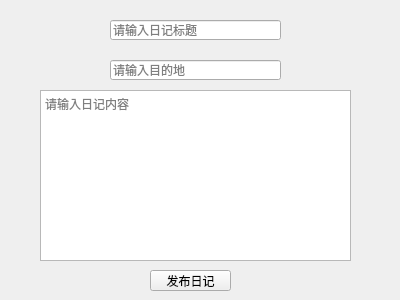
<?xml version="1.0" encoding="UTF-8"?>
<ui version="4.0">
 <class>uploadDiary</class>
 <widget class="QWidget" name="uploadDiary">
  <property name="geometry">
   <rect>
    <x>0</x>
    <y>0</y>
    <width>400</width>
    <height>300</height>
   </rect>
  </property>
  <property name="windowTitle">
   <string>Form</string>
  </property>
  <widget class="QLineEdit" name="titleLineEdit">
   <property name="geometry">
    <rect>
     <x>110</x>
     <y>20</y>
     <width>171</width>
     <height>20</height>
    </rect>
   </property>
   <property name="placeholderText">
    <string>请输入日记标题</string>
   </property>
  </widget>
  <widget class="QLineEdit" name="destinationLineEdit">
   <property name="geometry">
    <rect>
     <x>110</x>
     <y>60</y>
     <width>171</width>
     <height>20</height>
    </rect>
   </property>
   <property name="placeholderText">
    <string>请输入目的地</string>
   </property>
  </widget>
  <widget class="QPushButton" name="uploadPushButton">
   <property name="geometry">
    <rect>
     <x>150</x>
     <y>270</y>
     <width>81</width>
     <height>21</height>
    </rect>
   </property>
   <property name="text">
    <string>发布日记</string>
   </property>
  </widget>
  <widget class="QTextEdit" name="contentTextEdit">
   <property name="geometry">
    <rect>
     <x>40</x>
     <y>90</y>
     <width>311</width>
     <height>171</height>
    </rect>
   </property>
   <property name="placeholderText">
    <string>请输入日记内容</string>
   </property>
  </widget>
 </widget>
 <resources/>
 <connections/>
</ui>
